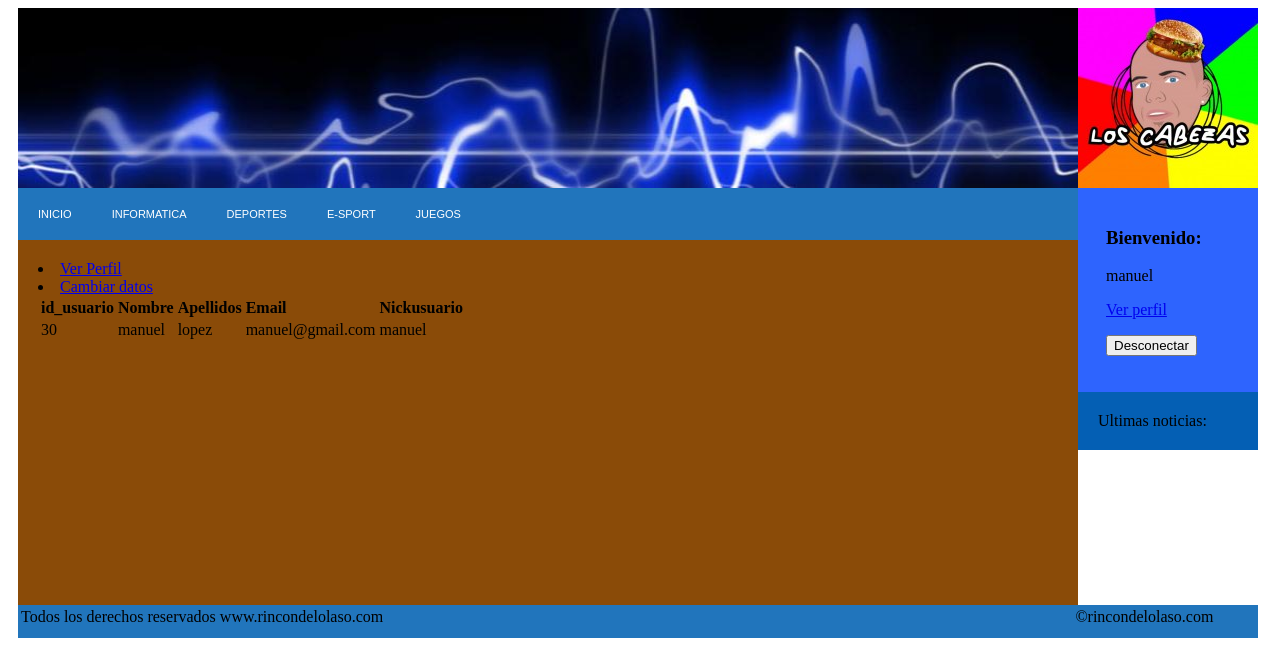
Screenshot of /verperfil.php (signed in) with the database file from the repository.
### tables this page shows
CREATE TABLE `usuarios` (
  `id_usuario` int(4) NOT NULL,
  `nombre` varchar(30) NOT NULL,
  `apellidos` varchar(30) NOT NULL,
  `email` varchar(50) NOT NULL,
  `contrasena` varchar(64) NOT NULL,
  `foto` varchar(255) DEFAULT 'http://socooking.com/wp-content/uploads/2016/02/homemade-klondike-bars-1455852023n4gk8-250x250.png' COMMENT 'url de la imagen',
  `nickusuario` varchar(30) NOT NULL,
  `tipoacceso` varchar(20) NOT NULL
);

### verperfil.php (the view, shortened to what this page needs)
<?php
include_once("db_configuration.php");
?>
<html>
<head><title>RICON DE LOLASO</title></head>
<link rel="stylesheet" type="text/css" href="indexlolo.css">
<?php
      $connection = new mysqli($db_host, $db_user, $db_password, $db_name);
          if ($result = $connection->query("SELECT * FROM usuarios where nickusuario="."'".$_SESSION['usuario']."'".";")) {
    }
?>
<body>
<div id="general">
	<div id="izquierda">
		<div id="cabecera">
			<div id="imagen"><img id="fondo" src="fondo.jpg"></img></div>
		</div>
		<div id="menu">
			<ul id="listamenu">
				<li><a href="indexlolo.php">INICIO</a></li>
				<li><a href="indexlolo.php">INFORMATICA</a></li>
				<li><a href="indexlolo.php">DEPORTES</a></li>
				<li><a href="indexlolo.php">E-SPORT</a></li>
				<li><a href="indexlolo.php">JUEGOS</a></li>
			</ul>
		</div>
		<div id="temas">
			<div id="panel">
			<li><a name="verperfil" href="verperfil.php">Ver Perfil</a></li>
			<li><a name="cambiarperfil" href="mipanel.php">Cambiar datos</a></li>
			</div>
			<table id="tabla">
				<tr>
				<td><b>id_usuario</td></b>
				<td><b>Nombre</td></b>
				<td><b>Apellidos</td></b>
				<td><b>Email</td></b>
				<td><b>Nickusuario</td></b>
<?php
               while($obj = $result->fetch_object()) {
                   echo "<tr>";
                   echo "<td>".$obj->id_usuario."</td>";
                   echo "<td>".$obj->nombre."</td>";
                   echo "<td>".$obj->apellidos."</td>";
                   echo "<td>".$obj->email."</td>";
                   echo "<td>".$obj->nickusuario."</td>";
                   echo "</tr>";
               }
?>
			</table>
			</div>
		</div>
		<div id="derecha">
			<div id="logo"><img id="logaso" src="logocabeza.jpg"></img></div>
			<div id="login">
				<div id="loginaso">
				<?php  if (!isset($_SESSION['usuario'])) : ?>
					<form action="login.php" method="POST">
					<p>Nombre de usuario</p>
						<input type="text" size="12px" align="center" placeholder="usuario" name="txtusuario" />
					<p>Contraseña</p>
						<input type="password" size="12px" align="center" placeholder="contraseña" name="txtpassword" />
					<p>
					<input type="submit" value="Entrar" name="entrar" />
				</form>
				<form action="registrarte.php" method="POST">
					<input type="submit" value="Registrate" name="registrate" />
				</form>
				<?php else: ?>
					<h3>Bienvenido:</h3> <?php
					echo $_SESSION['usuario'];?>
					<p><a href="verperfil.php">Ver perfil</a></p>
					<form action="destroy.php" method="POST">
					<p><input type="submit" value="Desconectar" name="Desconectar" /></p>
					</form>
				<?php endif; ?>
				</div>
			</div>
			<div id="noticias">Ultimas noticias:</div>
		</div>
	<div id="piedepagina">
		<table><tr><td style="width:1060px">Todos los derechos reservados www.rincondelolaso.com</td> <td style="width:180px;">©rincondelolaso.com</td></tr></table>
	</div>
</div>
</body>
</html>

### indexlolo.css (style rules this page uses)
#general { width:1240px; margin:0px auto; }
#izquierda { width:1060px; float: left; }
#cabecera { width:1000px; height:180px; }
#fondo { width:1060px; height:180px; }
#menu { background-color:#2175bc; width:1060px; padding-left:0px; overflow-y: auto; margin-top:0px; margin-bottom:0px; }
#listamenu { background-color:#2175bc; width:1060px; padding-left:0px; margin-top:0px; margin-bottom:0px; }
#listamenu li { display: inline; float: left; }
#listamenu li a { font-family: Arial; font-size:11px; text-decoration: none; float:left; padding: 20px; background-color: #2175bc; color: #fff; }
#temas { background-color:#8A4B08; color:black; width:1020px; min-height:325px; padding:20px 20px 20px 20px; }
#panel { border:2px; color:black; }
#derecha { width:180px; float: left; }
#login { width:152,5px; padding-top:20px; padding-left:28px; padding-bottom:20px; background-color: #2E64FE; }
#loginaso { width:170px; }
#noticias { padding:20px 0px 20px 20px; width:160px; background-color:#045FB4; }
#piedepagina { height:33px; width:1240px; float:left; background-color:#2175bc; }

### rows the page displays
usuarios: id_usuario "30", nombre "manuel", apellidos "lopez", email "manuel@gmail.com", nickusuario "manuel"

### other values shown
$_SESSION['usuario'] "manuel"
